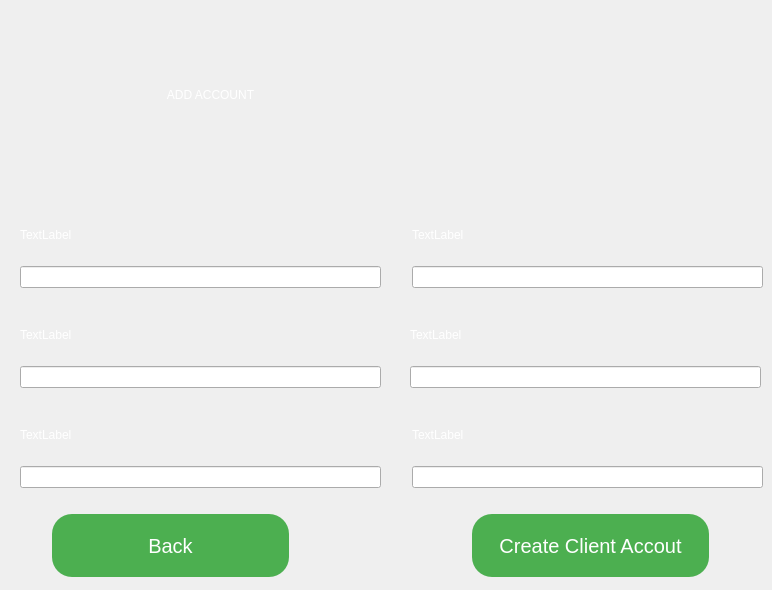
    <widget class="QWidget" name="AddAccount">
     <widget class="QLabel" name="AddAccountlabel">
      <property name="geometry">
       <rect>
        <x>40</x>
        <y>40</y>
        <width>341</width>
        <height>111</height>
       </rect>
      </property>
      <property name="styleSheet">
       <string notr="true">font: 700 35pt &quot;Segoe UI&quot;;
color: rgb(255, 255, 255);</string>
      </property>
      <property name="text">
       <string>&lt;html&gt;&lt;head/&gt;&lt;body&gt;&lt;p align=&quot;center&quot;&gt;ADD ACCOUNT&lt;/p&gt;&lt;/body&gt;&lt;/html&gt;</string>
      </property>
     </widget>
     <widget class="QPushButton" name="pBCreateAccount">
      <property name="geometry">
       <rect>
        <x>470</x>
        <y>510</y>
        <width>241</width>
        <height>71</height>
       </rect>
      </property>
      <property name="styleSheet">
       <string notr="true">background-color: #4CAF50; 
font: 700 20pt &quot;Segoe UI&quot;;
        border: none;
                   color: white;
                   padding: 15px 20px;
                   text-align: center;
                   text-decoration: none;
                   display: inline-block;
                   font-size: 20px;
                   margin: 4px 2px;
                   border-radius: 20px; 

</string>
      </property>
      <property name="text">
       <string>Create Client Accout</string>
      </property>
     </widget>
     <widget class="QPushButton" name="pBAddAccoutBack">
      <property name="geometry">
       <rect>
        <x>50</x>
        <y>510</y>
        <width>241</width>
        <height>71</height>
       </rect>
      </property>
      <property name="styleSheet">
       <string notr="true">background-color: #4CAF50; 
font: 700 20pt &quot;Segoe UI&quot;;
        border: none;
                   color: white;
                   padding: 15px 20px;
                   text-align: center;
                   text-decoration: none;
                   display: inline-block;
                   font-size: 20px;
                   margin: 4px 2px;
                   border-radius: 20px; 

</string>
      </property>
      <property name="text">
       <string>Back</string>
      </property>
     </widget>
     <widget class="QLabel" name="label_3">
      <property name="geometry">
       <rect>
        <x>410</x>
        <y>10</y>
        <width>351</width>
        <height>191</height>
       </rect>
      </property>
      <property name="text">
       <string/>
      </property>
      <property name="pixmap">
       <pixmap resource="resources.qrc">:/images/logo.png</pixmap>
      </property>
      <property name="scaledContents">
       <bool>true</bool>
      </property>
     </widget>
     <widget class="QWidget" name="layoutWidget">
      <property name="geometry">
       <rect>
        <x>20</x>
        <y>210</y>
        <width>361</width>
        <height>78</height>
       </rect>
      </property>
      <layout class="QVBoxLayout" name="verticalLayout_5">
       <item>
        <widget class="QLabel" name="NewUserFullNameErrorLabel">
         <property name="styleSheet">
          <string notr="true">color: rgb(255, 255, 255);
font: 14pt &quot;Segoe UI&quot;;</string>
         </property>
         <property name="text">
          <string>TextLabel</string>
         </property>
        </widget>
       </item>
       <item>
        <widget class="QLineEdit" name="NewUserFullName">
         <property name="styleSheet">
          <string notr="true">color: rgb(255, 255, 255);
font: 700 20pt &quot;Segoe UI&quot;;</string>
         </property>
        </widget>
       </item>
      </layout>
     </widget>
     <widget class="QWidget" name="layoutWidget">
      <property name="geometry">
       <rect>
        <x>20</x>
        <y>310</y>
        <width>361</width>
        <height>78</height>
       </rect>
      </property>
      <layout class="QVBoxLayout" name="verticalLayout_6">
       <item>
        <widget class="QLabel" name="NewUserUserNameErrorLabel">
         <property name="styleSheet">
          <string notr="true">color: rgb(255, 255, 255);
font: 14pt &quot;Segoe UI&quot;;</string>
         </property>
         <property name="text">
          <string>TextLabel</string>
         </property>
        </widget>
       </item>
       <item>
        <widget class="QLineEdit" name="NewUserUserName">
         <property name="styleSheet">
          <string notr="true">color: rgb(255, 255, 255);
font: 700 20pt &quot;Segoe UI&quot;;</string>
         </property>
        </widget>
       </item>
      </layout>
     </widget>
     <widget class="QWidget" name="layoutWidget">
      <property name="geometry">
       <rect>
        <x>20</x>
        <y>410</y>
        <width>361</width>
        <height>78</height>
       </rect>
      </property>
      <layout class="QVBoxLayout" name="verticalLayout_7">
       <item>
        <widget class="QLabel" name="NewUserPassWordErrorLabel">
         <property name="styleSheet">
          <string notr="true">color: rgb(255, 255, 255);
font: 14pt &quot;Segoe UI&quot;;</string>
         </property>
         <property name="text">
          <string>TextLabel</string>
         </property>
        </widget>
       </item>
       <item>
        <widget class="QLineEdit" name="NewUserPassWord">
         <property name="styleSheet">
          <string notr="true">color: rgb(255, 255, 255);
font: 700 20pt &quot;Segoe UI&quot;;</string>
         </property>
        </widget>
       </item>
      </layout>
     </widget>
     <widget class="QWidget" name="layoutWidget">
      <property name="geometry">
       <rect>
        <x>412</x>
        <y>210</y>
        <width>351</width>
        <height>78</height>
       </rect>
      </property>
      <layout class="QVBoxLayout" name="verticalLayout_8">
       <item>
        <widget class="QLabel" name="NewUserEmailErrorLabel">
         <property name="styleSheet">
          <string notr="true">color: rgb(255, 255, 255);
font: 14pt &quot;Segoe UI&quot;;</string>
         </property>
         <property name="text">
          <string>TextLabel</string>
         </property>
        </widget>
       </item>
       <item>
        <widget class="QLineEdit" name="NewUserEmail">
         <property name="styleSheet">
          <string notr="true">color: rgb(255, 255, 255);
font: 700 20pt &quot;Segoe UI&quot;;</string>
         </property>
        </widget>
       </item>
      </layout>
     </widget>
     <widget class="QWidget" name="layoutWidget">
      <property name="geometry">
       <rect>
        <x>410</x>
        <y>310</y>
        <width>351</width>
        <height>78</height>
       </rect>
      </property>
      <layout class="QVBoxLayout" name="verticalLayout_9">
       <item>
        <widget class="QLabel" name="NewUserAgeErrorLabel">
         <property name="styleSheet">
          <string notr="true">color: rgb(255, 255, 255);
font: 14pt &quot;Segoe UI&quot;;</string>
         </property>
         <property name="text">
          <string>TextLabel</string>
         </property>
        </widget>
       </item>
       <item>
        <widget class="QLineEdit" name="NewUserAge">
         <property name="styleSheet">
          <string notr="true">color: rgb(255, 255, 255);
font: 700 20pt &quot;Segoe UI&quot;;</string>
         </property>
        </widget>
       </item>
      </layout>
     </widget>
     <widget class="QWidget" name="layoutWidget">
      <property name="geometry">
       <rect>
        <x>412</x>
        <y>410</y>
        <width>351</width>
        <height>78</height>
       </rect>
      </property>
      <layout class="QVBoxLayout" name="verticalLayout_10">
       <item>
        <widget class="QLabel" name="NewUserBalanceErrorLabel">
         <property name="styleSheet">
          <string notr="true">color: rgb(255, 255, 255);
font: 14pt &quot;Segoe UI&quot;;</string>
         </property>
         <property name="text">
          <string>TextLabel</string>
         </property>
        </widget>
       </item>
       <item>
        <widget class="QLineEdit" name="NewUserBalance">
         <property name="styleSheet">
          <string notr="true">color: rgb(255, 255, 255);
font: 700 20pt &quot;Segoe UI&quot;;</string>
         </property>
        </widget>
       </item>
      </layout>
     </widget>
    </widget>
